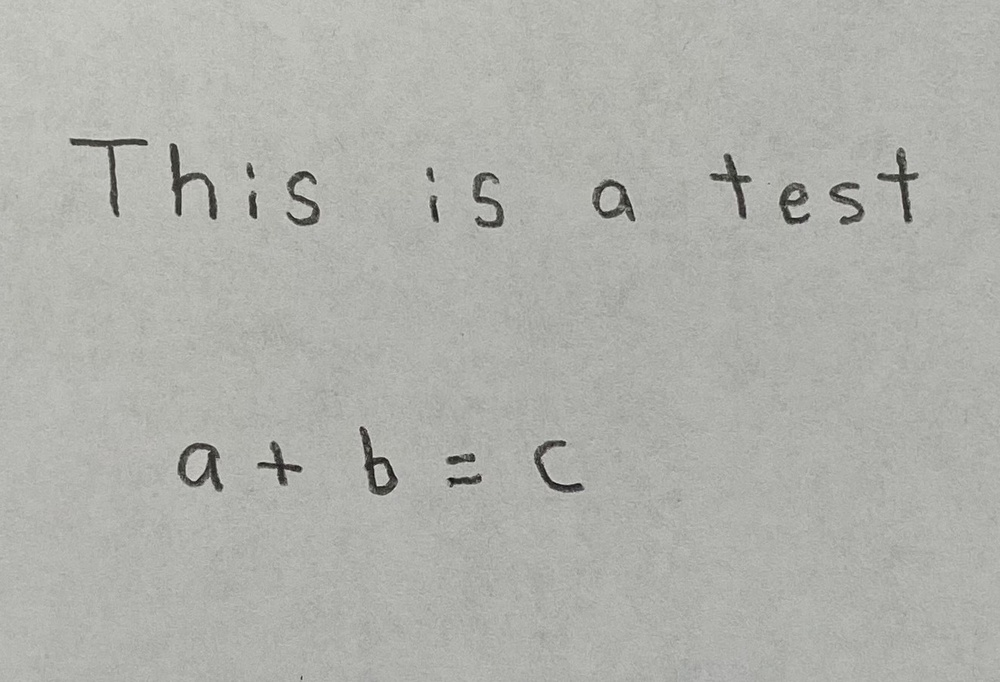
#> input picture DavidTest.jpg, 1000 x 682 px, shrunk from 1323 x 902 before the run, given in place of the camera
$ python ColorFilter.py
#> lines starting #> are read from the running program, lines starting #| are printed output that depends on the picture; after the words box and inside, x2 and y2 are one past the last pixel; in counts of white or black regions, pixels touching at a corner belong together
# Python program for Detection of a
# specific color(blue here) using OpenCV with Python
import cv2
import numpy as np

# Webcamera no 0 is used to capture the frames
cap = cv2.VideoCapture(0)

# This drives the program into an infinite loop.
while(1):
    # Captures the live stream frame-by-frame
    _, frame = cap.read()
#> frame is the input picture: shape (682, 1000, 3); mean B, G, R 171.7, 176.9, 175.9
    # Converts images from BGR to Grayscale
    gray = cv2.cvtColor(frame, cv2.COLOR_BGR2GRAY)
    lower_black = np.array(0)
    upper_black = np.array(150)

    # Here we are defining range of bluecolor in HSV
    # This creates a mask of blue coloured
    # objects found in the frame.
    mask = cv2.inRange(gray, lower_black, upper_black)
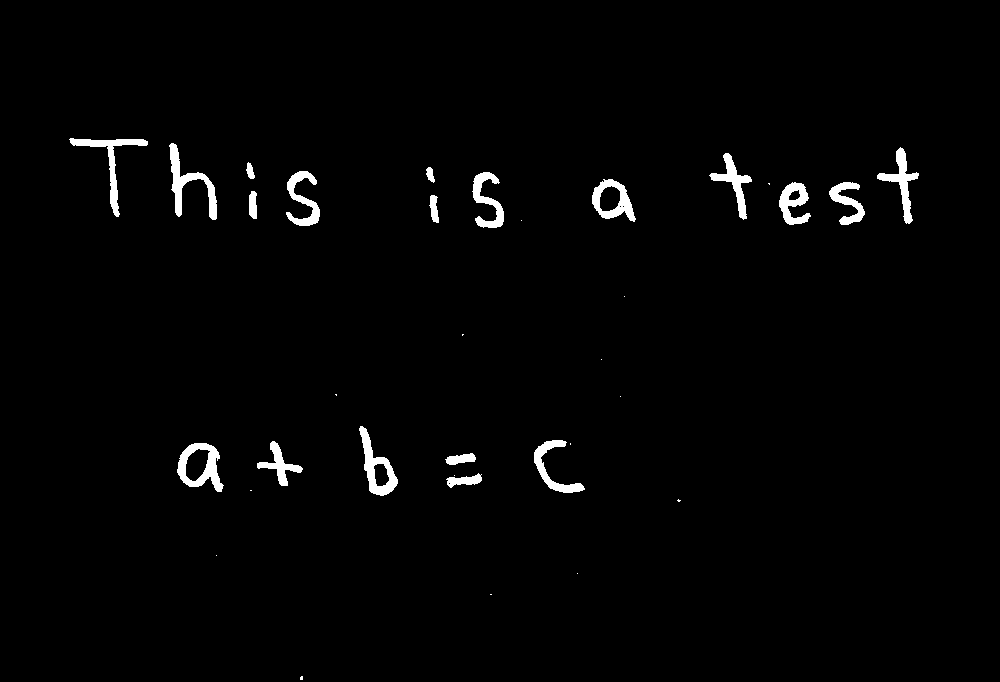
#> mask: shape (682, 1000); 1.8% white; 34 white regions (15 under 20 px), largest, box (x1, y1, x2, y2) and area: (169, 143, 217, 220) 1075, (177, 443, 224, 492) 1030, (359, 426, 398, 496) 978

    # The bitwise and of the frame and mask is done so
    # that only the blue coloured objects are highlighted
    # and stored in res
    res = cv2.bitwise_and(frame,frame, mask= mask)
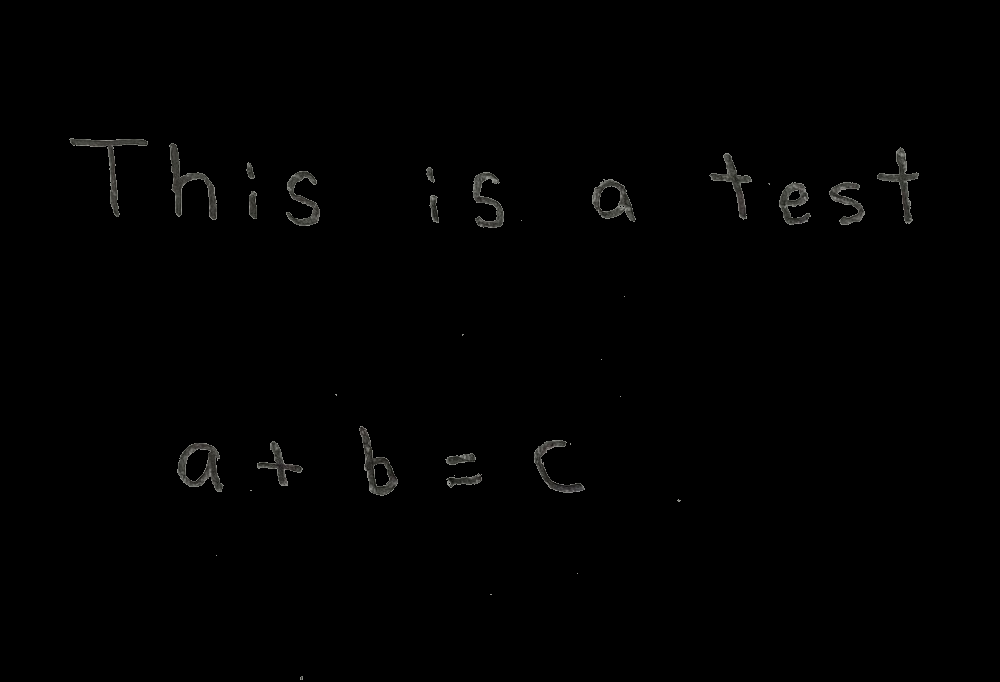
#> res: shape (682, 1000, 3); mean B, G, R 1.3, 1.4, 1.4
    cv2.imshow('frame',gray)
    cv2.imshow('mask',mask)
    cv2.imshow('res',res)

    # This displays the frame, mask
    # and res which we created in 3 separate windows.
    k = cv2.waitKey(5) & 0xFF
#> (key Esc is pressed here)
    if k == 27:
        break

# Destroys all of the HighGUI windows.
cv2.destroyAllWindows()

# release the captured frame
cap.release()
